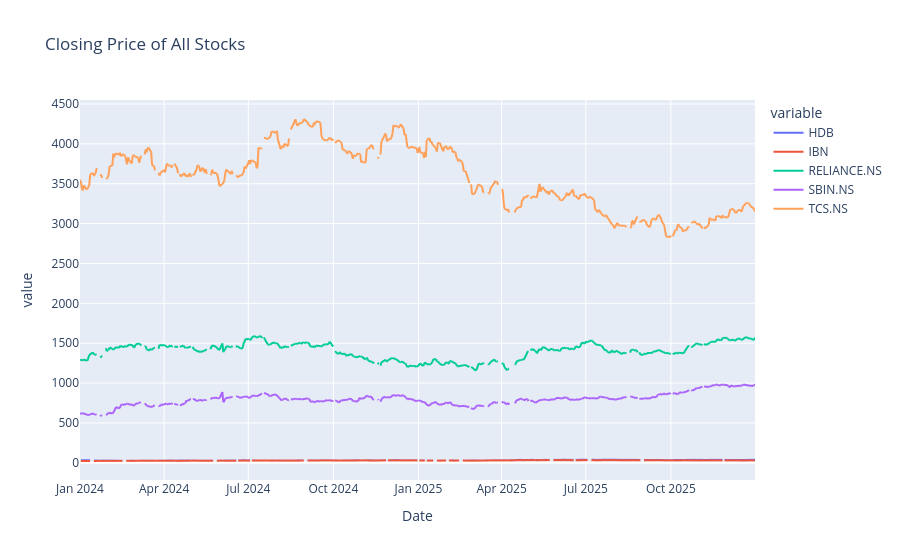

This figure's notebook cell:
### Code cell
px.line(data, title = 'Closing Price of All Stocks').show()

### Figure 1 — Plotly figure (JSON) as saved in the notebook; plotly's stock layout.template omitted (floating-point values rounded to 4 significant figures; data arrays with more than 128 entries replaced by an {"elided": "..."} marker saying what was removed)
{"data": [{"hovertemplate": "variable=HDB<br>Date=%{x}<br>value=%{y}<extra></extra>", "legendgroup": "HDB", "line": {"color": "#636efa", "dash": "solid"}, "marker": {"symbol": "circle"}, "mode": "lines", "name": "HDB", "showlegend": true, "type": "scattergl", "x": {"elided": "520 str values"}, "xaxis": "x", "y": {"elided": "520 float values"}, "yaxis": "y"}, {"hovertemplate": "variable=IBN<br>Date=%{x}<br>value=%{y}<extra></extra>", "legendgroup": "IBN", "line": {"color": "#EF553B", "dash": "solid"}, "marker": {"symbol": "circle"}, "mode": "lines", "name": "IBN", "showlegend": true, "type": "scattergl", "x": {"elided": "520 str values"}, "xaxis": "x", "y": {"elided": "520 float values"}, "yaxis": "y"}, {"hovertemplate": "variable=RELIANCE.NS<br>Date=%{x}<br>value=%{y}<extra></extra>", "legendgroup": "RELIANCE.NS", "line": {"color": "#00cc96", "dash": "solid"}, "marker": {"symbol": "circle"}, "mode": "lines", "name": "RELIANCE.NS", "showlegend": true, "type": "scattergl", "x": {"elided": "520 str values"}, "xaxis": "x", "y": {"elided": "520 float values"}, "yaxis": "y"}, {"hovertemplate": "variable=SBIN.NS<br>Date=%{x}<br>value=%{y}<extra></extra>", "legendgroup": "SBIN.NS", "line": {"color": "#ab63fa", "dash": "solid"}, "marker": {"symbol": "circle"}, "mode": "lines", "name": "SBIN.NS", "showlegend": true, "type": "scattergl", "x": {"elided": "520 str values"}, "xaxis": "x", "y": {"elided": "520 float values"}, "yaxis": "y"}, {"hovertemplate": "variable=TCS.NS<br>Date=%{x}<br>value=%{y}<extra></extra>", "legendgroup": "TCS.NS", "line": {"color": "#FFA15A", "dash": "solid"}, "marker": {"symbol": "circle"}, "mode": "lines", "name": "TCS.NS", "showlegend": true, "type": "scattergl", "x": {"elided": "520 str values"}, "xaxis": "x", "y": {"elided": "520 float values"}, "yaxis": "y"}], "layout": {"legend": {"title": {"text": "variable"}, "tracegroupgap": 0}, "title": {"text": "Closing Price of All Stocks"}, "xaxis": {"anchor": "y", "domain": [0, 1], "title": {"text": "Date"}}, "yaxis": {"anchor": "x", "domain": [0, 1], "title": {"text": "value"}}}}
